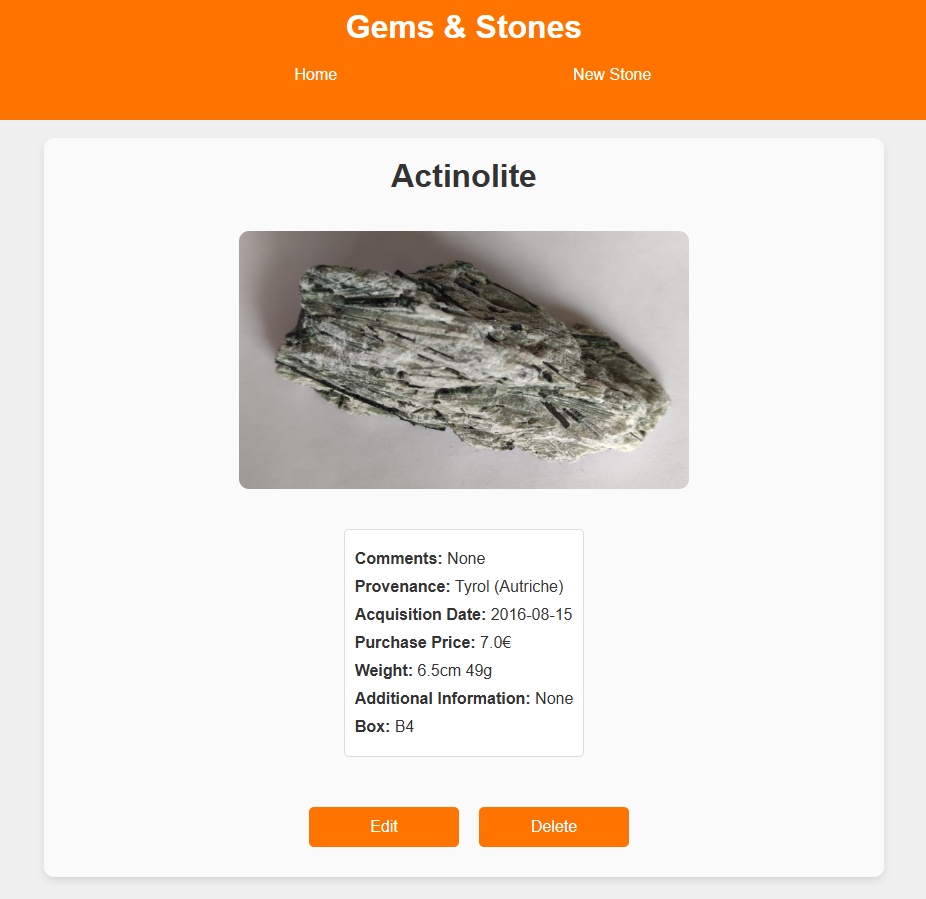
#> input picture images/details.png, 926 x 899 px, found by its file name; its folder holds 4 pictures in this run
$ python generateThumbnail.py
#> lines starting #> are read from the running program, lines starting #| are printed output that depends on the picture
from PIL import Image
import os

original_images_folder = '../static/images'
thumbnail_folder = '../static/thumbnail'

if not os.path.exists(thumbnail_folder):
    os.makedirs(thumbnail_folder)

image_files = os.listdir(original_images_folder)

for image_file in image_files:
    if image_file.endswith('.png'):
        image_path = os.path.join(original_images_folder, image_file)
        thumbnail_path = os.path.join(thumbnail_folder, image_file)

        with Image.open(image_path) as img:
#> img is the input picture: PIL image 926x899 RGB; mean R, G, B 234.1, 213.4, 196.1
            img.thumbnail((30, 30))
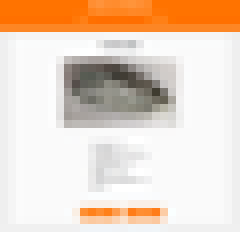
#> img: PIL image 30x29 RGB (shown 8 times larger); mean R, G, B 234.1, 213.5, 196.3
            img.save(thumbnail_path)
#> pass 2 of the loop `for image_file in image_files:`:
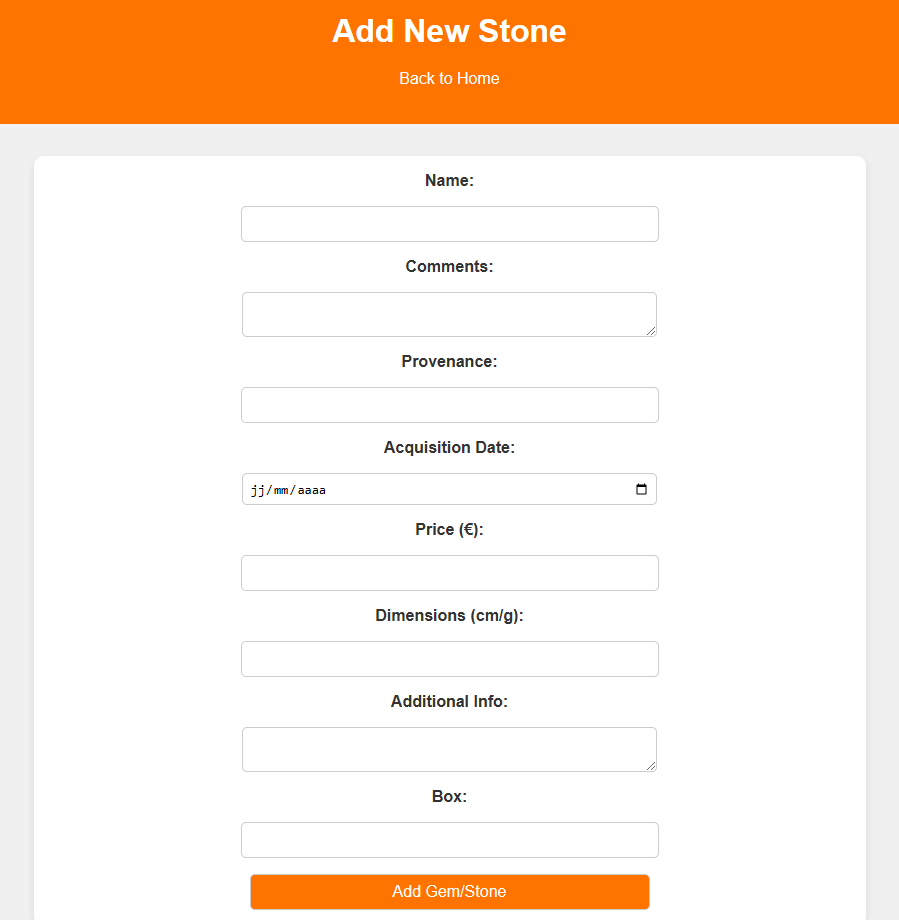
#> input picture images/form.png, 899 x 920 px, found by its file name
#> img is the input picture: PIL image 899x920 RGB; mean R, G, B 252, 231.4, 214.5
#> `img.thumbnail((30, 30))`:
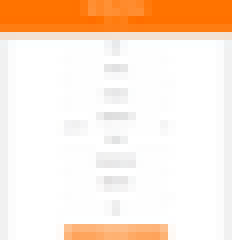
#> img: PIL image 29x30 RGB (shown 8 times larger); mean R, G, B 252.1, 231.4, 214.5
